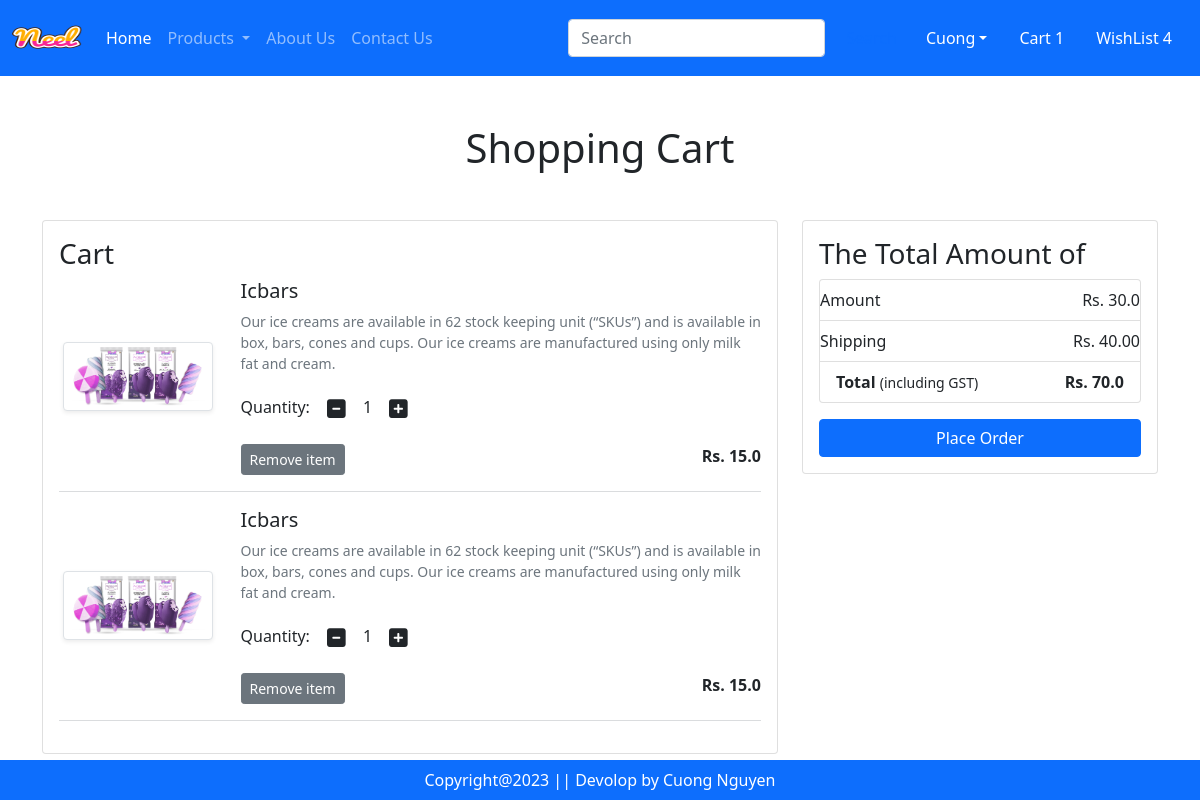
The page /cart/ (signed in) on the database its author committed.
### app/models.py (models this page shows, shortened)
class Cart(models.Model):
    user = models.ForeignKey(User,on_delete=models.CASCADE)
    product = models.ForeignKey(Product, on_delete=models.CASCADE)
    quantity = models.PositiveIntegerField(default=1)

class Product(models.Model):
    title = models.CharField(max_length=100)
    selling_price = models.FloatField()
    discounted_price = models.FloatField()
    description = models.TextField()
    composition = models.TextField(default='')
    prodapp = models.TextField(default='')
    category = models.CharField(choices=CATEGORY_CHOICES, max_length=2)
    product_image = models.ImageField(upload_to='product')

### app/views.py (the view)
# urls.py: path('cart/', views.show_cart, name='showcart'),
def show_cart(request):
    user = request.user
    cart = Cart.objects.filter(user=user)
    amount = 0
    for p in cart:
        value = p.quantity * p.product.discounted_price
        amount = amount + value
    totalamount = amount + 40
    return render(request, 'app/addtocart.html',locals())

### app/templates/app/addtocart.html (shortened to what this page needs)
{% extends "app/base.html" %}
{% load static  %}
{% block main-content %}
<div class="container my-5">
    <div class="row">
    {% if cart %}
        <h1 class="text-center mb-5">Shopping Cart</h1>
        <div class="col-sm-8">
            <div class="card">
                <div class="card-body">
                    <h3>Cart</h3>
                    {% for item in cart %}
                    <div class="row">
                        <div class="col-sm-3 text-center align-self-center"><img src="{{item.product.product_image.url}}" alt="" srcset="" class="img-fluid img-thumbnail shadow-sm" height="150" width="150">
                        </div>
                        <div class="col-sm-9">
                            <div>
                                <h5>{{item.product.title}}</h5>
                                <p class="mb-2 text-muted small">{{item.product.description}}</p>
                                <div class="my-3">
                                    <label for="quantity">Quantity:</label>
                                    <a  class="minus-cart btn" pid={{item.product.id}}><i class="fa fa-minus-square fa-lg"></i></a> <span id="quantity">{{item.quantity}}</span>
                                    <a  class="plus-cart btn" pid={{item.product.id}}><i class="fa fa-plus-square fa-lg"></i></a>
                                </div>
                                <div class="d-flex justify-content-between">
                                    <a class="remove-cart btn btn-sm btn-secondary mr-3" pid={{item.product.id}}>Remove item </a>
                                    <p class="mb-0"><span><strong>Rs. {{item.product.discounted_price}}</strong></span></p>
                                </div>
                            </div>
                        </div>
                    </div>
                    <hr class="text-muted">
                    {% endfor %}
                </div>
            </div>
        </div>
        <div class="col-sm-4">
            <div class="card">
                <div class="card-body">
                    <h3>The Total Amount of</h3>
                    <ul class="list-group">
                        <li class="list-group-item d-flex justify-content-between align-items-center px-0" >Amount<span id="amount">Rs. {{amount}}</span></li>
                        <li class="list-group-item d-flex justify-content-between align-items-center px-0">Shipping<span>Rs. 40.00</span></li>
                        <li class="list-group-item d-flex justify-content-between align-items-center border-8 px-8 mb-3">
                            <div>
                                <strong>Total</strong> <small>(including GST)</small>
                            </div>
                            <span id="totalamount"><strong>Rs. {{totalamount}}</strong></span>
                        </li>
                    </ul>
                    <div class="d-grid"><a href="{% url 'checkout' %}" class="btn btn-primary">Place Order</a></div>
                </div>
            </div>
        </div>
        {% else %}
        <h1 class="text-center mb-5">Cart is Empty</h1>
    {% endif %}
    </div>
</div>
{% endblock main-content %}

### rows shown on the page
Cart: product.product_image (picture), product "Icbars", product.description "Our ice creams are available in 62 stock keeping unit (“SKUs”) and is available in box, bars, cones and cups. Our ice creams are manufactured using only milk fat and cream.", quantity "1", product.discounted_price "15.0"
Cart: product.product_image (picture), product "Icbars", product.description "Our ice creams are available in 62 stock keeping unit (“SKUs”) and is available in box, bars, cones and cups. Our ice creams are manufactured using only milk fat and cream.", quantity "1", product.discounted_price "15.0"

### other values the page prints
{{ amount }} "30.0"
{{ totalamount }} "70.0"
